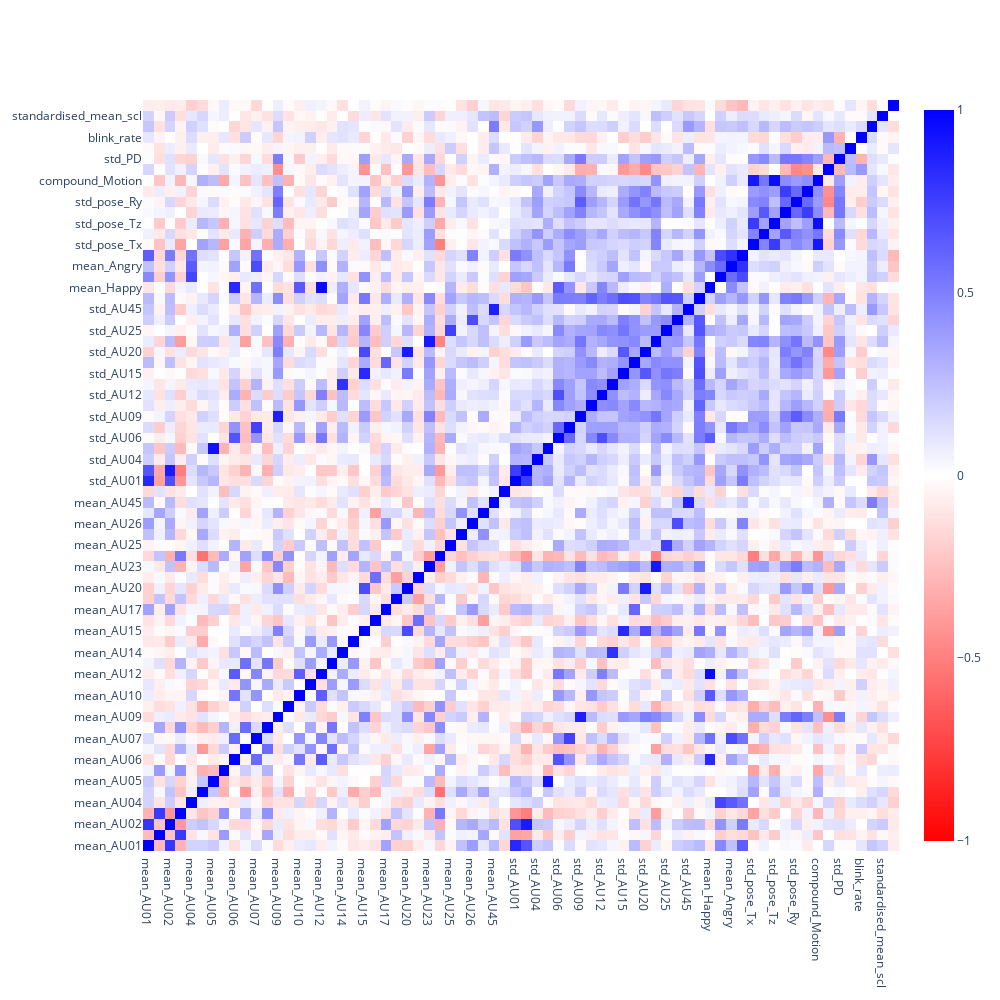

The cell this chart's notebook holds for it:
### Code cell
cols = features = ['mean_AU01', 'mean_change_AU01', 'mean_AU02', 'mean_change_AU02', 'mean_AU04',
           'mean_change_AU04', 'mean_AU05', 'mean_change_AU05', 'mean_AU06',
           'mean_change_AU06', 'mean_AU07', 'mean_change_AU07', 'mean_AU09',
           'mean_change_AU09', 'mean_AU10', 'mean_change_AU10', 'mean_AU12',
           'mean_change_AU12', 'mean_AU14', 'mean_change_AU14', 'mean_AU15',
           'mean_change_AU15', 'mean_AU17', 'mean_change_AU17', 'mean_AU20',
           'mean_change_AU20', 'mean_AU23', 'mean_change_AU23', 'mean_AU25',
           'mean_change_AU25', 'mean_AU26', 'mean_change_AU26', 'mean_AU45',
           'mean_change_AU45', 'std_AU01', 'std_AU02', 'std_AU04', 'std_AU05',
           'std_AU06', 'std_AU07', 'std_AU09', 'std_AU10', 'std_AU12', 'std_AU14',
           'std_AU15', 'std_AU17', 'std_AU20', 'std_AU23', 'std_AU25', 'std_AU26',
           'std_AU45', 'mean_Arousal', 'mean_Happy', 'mean_Sad', 'mean_Angry',
           'mean_Scared', 'std_pose_Tx', 'std_pose_Ty', 'std_pose_Tz',
           'std_pose_Rx', 'std_pose_Ry', 'std_pose_Rz', 'compound_Motion',
           'mean_PD', 'std_PD', 'max_PD', 'blink_rate', 'per_EC', 'standardised_mean_scl','HRV_RMSSD']
corr_matrix = df[cols].corr()
fig = go.Figure(data=go.Heatmap(z=corr_matrix, x=cols, y=cols, colorscale=['red', 'white', 'blue'], zmin=-1, zmax=1), layout=go.Layout(width=1000, height=1000))
fig.show()

### Figure 1 — Plotly figure (JSON) as saved in the notebook; plotly's stock layout.template omitted (floating-point values rounded to 4 significant figures; data arrays with more than 128 entries replaced by an {"elided": "..."} marker saying what was removed)
{"data": [{"colorscale": [[0, "red"], [0.5, "white"], [1, "blue"]], "type": "heatmap", "x": ["mean_AU01", "mean_change_AU01", "mean_AU02", "mean_change_AU02", "mean_AU04", "mean_change_AU04", "mean_AU05", "mean_change_AU05", "mean_AU06", "mean_change_AU06", "mean_AU07", "mean_change_AU07", "mean_AU09", "mean_change_AU09", "mean_AU10", "mean_change_AU10", "mean_AU12", "mean_change_AU12", "mean_AU14", "mean_change_AU14", "mean_AU15", "mean_change_AU15", "mean_AU17", "mean_change_AU17", "mean_AU20", "mean_change_AU20", "mean_AU23", "mean_change_AU23", "mean_AU25", "mean_change_AU25", "mean_AU26", "mean_change_AU26", "mean_AU45", "mean_change_AU45", "std_AU01", "std_AU02", "std_AU04", "std_AU05", "std_AU06", "std_AU07", "std_AU09", "std_AU10", "std_AU12", "std_AU14", "std_AU15", "std_AU17", "std_AU20", "std_AU23", "std_AU25", "std_AU26", "std_AU45", "mean_Arousal", "mean_Happy", "mean_Sad", "mean_Angry", "mean_Scared", "std_pose_Tx", "std_pose_Ty", "std_pose_Tz", "std_pose_Rx", "std_pose_Ry", "std_pose_Rz", "compound_Motion", "mean_PD", "std_PD", "max_PD", "blink_rate", "per_EC", "standardised_mean_scl", "HRV_RMSSD"], "y": ["mean_AU01", "mean_change_AU01", "mean_AU02", "mean_change_AU02", "mean_AU04", "mean_change_AU04", "mean_AU05", "mean_change_AU05", "mean_AU06", "mean_change_AU06", "mean_AU07", "mean_change_AU07", "mean_AU09", "mean_change_AU09", "mean_AU10", "mean_change_AU10", "mean_AU12", "mean_change_AU12", "mean_AU14", "mean_change_AU14", "mean_AU15", "mean_change_AU15", "mean_AU17", "mean_change_AU17", "mean_AU20", "mean_change_AU20", "mean_AU23", "mean_change_AU23", "mean_AU25", "mean_change_AU25", "mean_AU26", "mean_change_AU26", "mean_AU45", "mean_change_AU45", "std_AU01", "std_AU02", "std_AU04", "std_AU05", "std_AU06", "std_AU07", "std_AU09", "std_AU10", "std_AU12", "std_AU14", "std_AU15", "std_AU17", "std_AU20", "std_AU23", "std_AU25", "std_AU26", "std_AU45", "mean_Arousal", "mean_Happy", "mean_Sad", "mean_Angry", "mean_Scared", "std_pose_Tx", "std_pose_Ty", "std_pose_Tz", "std_pose_Rx", "std_pose_Ry", "std_pose_Rz", "compound_Motion", "mean_PD", "std_PD", "max_PD", "blink_rate", "per_EC", "standardised_mean_scl", "HRV_RMSSD"], "z": {"elided": "70x70 float values"}, "zmax": 1, "zmin": -1}], "layout": {"height": 1000, "width": 1000, "xaxis": {"autorange": true, "range": [-0.5, 69.5], "type": "category"}, "yaxis": {"autorange": true, "range": [-0.5, 69.5], "type": "category"}}}
